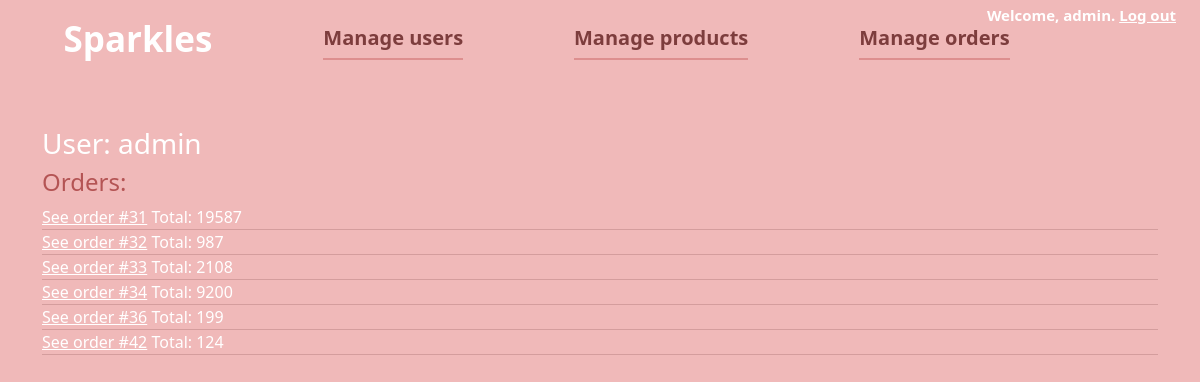
Screenshot of /user_details/?id=1 (signed in) with the database file from the repository.
### shop/models.py (models this page shows, shortened)
class Order(models.Model):
    user = models.ForeignKey(User, on_delete=models.CASCADE)
    name = models.CharField(max_length=255)
    surname = models.CharField(max_length=255)
    address = models.CharField(max_length=255)
    city = models.CharField(max_length=255)
    postal_code = models.IntegerField()
    email = models.EmailField()
    payment_option = models.ForeignKey(CreditCard, on_delete=models.CASCADE, blank=True, null=True)
    total = models.IntegerField()
    paid = models.BooleanField()
    date = models.DateTimeField()

### shop/views.py (the view)
# urls.py: path('user_details/', user_details, name="user_details"),
@login_required(login_url="/admin_login")
@user_passes_test(is_seller, login_url="/admin_login")
def user_details(request):
    id = request.GET.get('id', None)
    user = User.objects.filter(id=id).first()
    context = dict()
    context["user"] = user
    context["orders"] = Order.objects.filter(user = user, paid=True).all()
    return render(request, "seller/user_details.html", context=context)

### shop/views.py (called while the page is built)
def is_seller(user):
    return user.groups.filter(name='Seller').exists()

### shop/templates/seller/user_details.html
{% extends "seller/seller_base.html" %}
{% block content %}
<div style="background-color: rgb(240, 185, 185); height: 100%;">
    <div  class="container py-5">
    <h3 style="color: white;"> User: {{user.username}}</h3>
    <h4 style="color: rgb(180, 84, 84);">Orders:</h4>
    {% for order in orders %}
        <div style="border-bottom: solid 1px rgb(212, 157, 157); color: white;">
            <a style="text-decoration: underline;" href="/order_details?id={{order.id}}">See order #{{order.id}}</a> Total: {{order.total}}
        </div>
    {% endfor %}
    </div>
</div>
{% endblock %}

### static/style.css (style rules this page uses)
body { width: 100%; height: 100%; }
html { width: 100%; height: 100%; }
a { text-decoration: none; color: inherit; }

### rows the page displays
Order: id "31", total "19587"
Order: id "32", total "987"
Order: id "33", total "2108"
Order: id "34", total "9200"
Order: id "36", total "199"
Order: id "42", total "124"

### other values shown
{{ user.username }} "admin"
